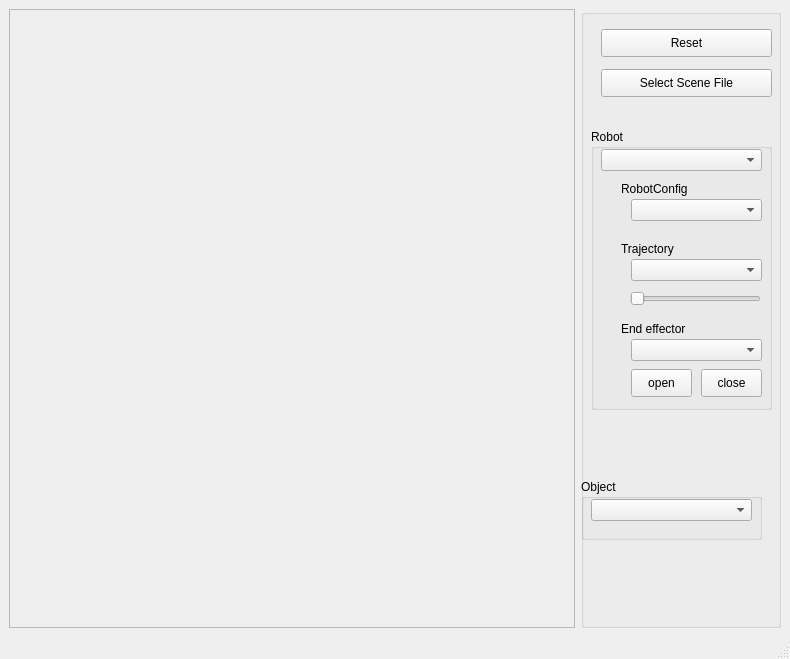
<?xml version="1.0" encoding="UTF-8"?>
<ui version="4.0">
 <class>MainWindowShowScene</class>
 <widget class="QMainWindow" name="MainWindowShowScene">
  <property name="geometry">
   <rect>
    <x>0</x>
    <y>0</y>
    <width>790</width>
    <height>659</height>
   </rect>
  </property>
  <property name="windowTitle">
   <string> VirtualRobot - ShowScene</string>
  </property>
  <widget class="QWidget" name="centralwidget">
   <layout class="QGridLayout" name="gridLayout">
    <item row="0" column="0">
     <widget class="QFrame" name="frameViewer">
      <property name="frameShape">
       <enum>QFrame::StyledPanel</enum>
      </property>
      <property name="frameShadow">
       <enum>QFrame::Raised</enum>
      </property>
     </widget>
    </item>
    <item row="0" column="1">
     <widget class="QGroupBox" name="groupBox">
      <property name="maximumSize">
       <size>
        <width>200</width>
        <height>16777215</height>
       </size>
      </property>
      <property name="title">
       <string/>
      </property>
      <widget class="QPushButton" name="pushButtonReset">
       <property name="geometry">
        <rect>
         <x>20</x>
         <y>20</y>
         <width>171</width>
         <height>28</height>
        </rect>
       </property>
       <property name="text">
        <string>Reset</string>
       </property>
      </widget>
      <widget class="QPushButton" name="pushButtonLoad">
       <property name="geometry">
        <rect>
         <x>20</x>
         <y>60</y>
         <width>171</width>
         <height>28</height>
        </rect>
       </property>
       <property name="text">
        <string>Select Scene File</string>
       </property>
      </widget>
      <widget class="QGroupBox" name="groupBox_2">
       <property name="geometry">
        <rect>
         <x>10</x>
         <y>120</y>
         <width>181</width>
         <height>281</height>
        </rect>
       </property>
       <property name="title">
        <string>Robot</string>
       </property>
       <widget class="QComboBox" name="comboBoxRobot">
        <property name="geometry">
         <rect>
          <x>10</x>
          <y>20</y>
          <width>161</width>
          <height>22</height>
         </rect>
        </property>
       </widget>
       <widget class="QComboBox" name="comboBoxRobotConfig">
        <property name="geometry">
         <rect>
          <x>40</x>
          <y>70</y>
          <width>131</width>
          <height>22</height>
         </rect>
        </property>
       </widget>
       <widget class="QLabel" name="label_2">
        <property name="geometry">
         <rect>
          <x>30</x>
          <y>50</y>
          <width>91</width>
          <height>20</height>
         </rect>
        </property>
        <property name="text">
         <string>RobotConfig</string>
        </property>
       </widget>
       <widget class="QComboBox" name="comboBoxTrajectory">
        <property name="geometry">
         <rect>
          <x>40</x>
          <y>130</y>
          <width>131</width>
          <height>22</height>
         </rect>
        </property>
       </widget>
       <widget class="QLabel" name="label_3">
        <property name="geometry">
         <rect>
          <x>30</x>
          <y>110</y>
          <width>91</width>
          <height>20</height>
         </rect>
        </property>
        <property name="text">
         <string>Trajectory</string>
        </property>
       </widget>
       <widget class="QSlider" name="horizontalSlider">
        <property name="geometry">
         <rect>
          <x>39</x>
          <y>160</y>
          <width>131</width>
          <height>20</height>
         </rect>
        </property>
        <property name="maximum">
         <number>999</number>
        </property>
        <property name="orientation">
         <enum>Qt::Horizontal</enum>
        </property>
       </widget>
       <widget class="QLabel" name="label_4">
        <property name="geometry">
         <rect>
          <x>30</x>
          <y>190</y>
          <width>91</width>
          <height>20</height>
         </rect>
        </property>
        <property name="text">
         <string>End effector</string>
        </property>
       </widget>
       <widget class="QComboBox" name="comboBoxEEF">
        <property name="geometry">
         <rect>
          <x>40</x>
          <y>210</y>
          <width>131</width>
          <height>22</height>
         </rect>
        </property>
       </widget>
       <widget class="QPushButton" name="pushButtonEEFOpen">
        <property name="geometry">
         <rect>
          <x>40</x>
          <y>240</y>
          <width>61</width>
          <height>28</height>
         </rect>
        </property>
        <property name="text">
         <string>open</string>
        </property>
       </widget>
       <widget class="QPushButton" name="pushButtonEEFClose">
        <property name="geometry">
         <rect>
          <x>110</x>
          <y>240</y>
          <width>61</width>
          <height>28</height>
         </rect>
        </property>
        <property name="text">
         <string>close</string>
        </property>
       </widget>
      </widget>
      <widget class="QGroupBox" name="groupBox_3">
       <property name="geometry">
        <rect>
         <x>0</x>
         <y>470</y>
         <width>181</width>
         <height>61</height>
        </rect>
       </property>
       <property name="title">
        <string>Object</string>
       </property>
       <widget class="QComboBox" name="comboBoxObject">
        <property name="geometry">
         <rect>
          <x>10</x>
          <y>20</y>
          <width>161</width>
          <height>22</height>
         </rect>
        </property>
       </widget>
      </widget>
     </widget>
    </item>
   </layout>
  </widget>
  <widget class="QMenuBar" name="menubar">
   <property name="geometry">
    <rect>
     <x>0</x>
     <y>0</y>
     <width>790</width>
     <height>21</height>
    </rect>
   </property>
  </widget>
  <widget class="QStatusBar" name="statusbar"/>
 </widget>
 <resources/>
 <connections/>
</ui>
